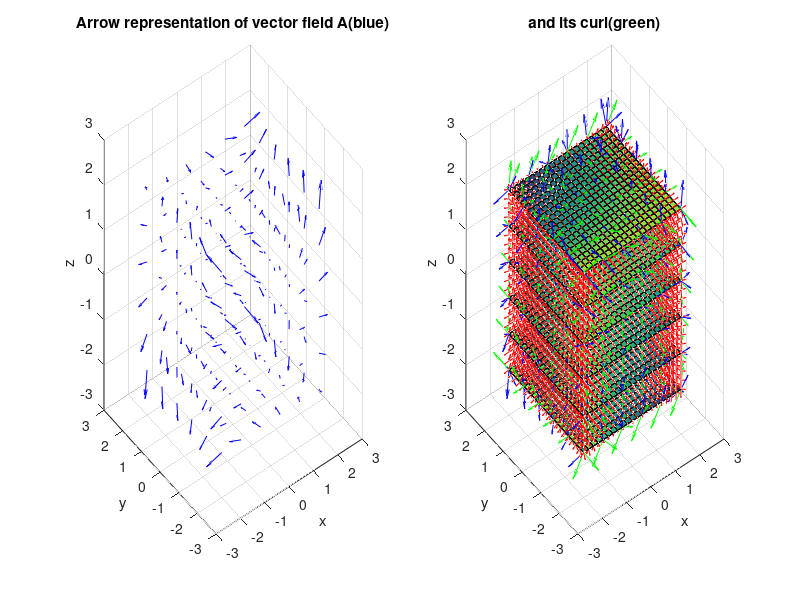

Reproduce this figure in MATLAB.


clc                                 % Clear command window
clear variables                     % Erase all variables
close all                           % Close all windows
v = -3:0.2:3;
[x,y] = meshgrid(v);
z = exp(-(x.*x+y.^2));
[px,py] = gradient(z,0.2,0.2);
subplot(1,2,1)
contour(v,v,z,20,'LineWidth',3);
hold on;
quiver(v,v,px,py,'LineWidth',2,'Color','cyan');
hold off;
xlabel('x');
ylabel('y');
title('contour plots of e*#(x^2+y^2)');
subplot(1,2,2)
surf(z)
xlabel('x');
ylabel('y');
title('Surface plot of of e*#(x^2+y^2)');

 % Gradient 2
clc                                 % Clear command window
clear variables                     % Erase all variables
close all                           % Close all windows
v = -3:0.2:3;
[x,y] = meshgrid(v);
z = x.*exp(-(x.^2+y.^2));
[px,py] = gradient(z,0.2,0.2);
subplot(1,2,1)
contour(v,v,z,20,'Linewidth',3);
hold on;
quiver(v,v,px,py,'Linewidth',2,'color','magenta');
hold off
xlabel('x');
ylabel('y');
title('contour plots of x*e*#(x^2+y^2)');
subplot(1,2,2)
surf(z)
xlabel('x');
ylabel('y');
title('Surface plot of of x*e*#(x^2+y^2)');

% Gradiant 3
clc                                 % Clear command window
clear variables                     % Erase all variables
close all                           % Close all windows
v = -3:0.2:3;
[x,y] = meshgrid(v);
z = ((x.*x).*(y.*y));
[px,py] = gradient(z,0.2,0.2);
subplot(1,2,1)
contour(v,v,z,20,'Linewidth',3);
hold on;
quiver(v,v,px,py,'Linewidth',2,'color','yellow');
hold off
xlabel('x');
ylabel('y');
title('contour plots of x^2*y^2');
subplot(1,2,2)
surf(z)
xlabel('x');
ylabel('y');
title('Surface plot of of x^2*y^2');

% Divergence 1
clc                                 % Clear command window
clear variables                     % Erase all variables
close all                           % Close all windows
v=-2:0.2:2;
[x,y,z]=meshgrid(v);
fx= x.*z;
fy= -y.^2;
fz= 2*x.^2.*y;
div=divergence(x,y,z,fx,fy,fz);
subplot(1,2,1)
quiver3(x,y,z,fx,fy,fz,'color','blue');
title('Arrow representation of vector field A')
xlabel('x')
ylabel('y')
zlabel('z')
subplot(1,2,2);
quiver3(x,y,z,fx,fy,fz,'color','red');
hold on
for i=1:round(length(x)/5):length(x)
surf(x(:,:,i),y(:,:,i),z(:,:,i),div(:,:,i))
end

% Divergence 2
clc                                 % Clear command window
clear variables                     % Erase all variables
close all                           % Close all windows
v=-2:0.2:2;
[x,y,z]=meshgrid(v);
fx= x.^3;
fy= y;
fz= z;
div=divergence(x,y,z,fx,fy,fz);
subplot(1,2,1)
quiver3(x,y,z,fx,fy,fz,'color','blue');
title('Arrow representation of vector field A')
xlabel('x')
ylabel('y')
zlabel('z')
subplot(1,2,2);
quiver3(x,y,z,fx,fy,fz,'color','red');
hold on
for i=1:round(length(x)/5):length(x)
surf(x(:,:,i),y(:,:,i),z(:,:,i),div(:,:,i))
end

% Divergence 3
clc                                 % Clear command window
clear variables                     % Erase all variables
close all                           % Close all windows
v=-2:0.2:2;
[x,y,z]=meshgrid(v);
fx= x.^2.*y;
fy= -y.^2.*z;
fz= z.^2.*x;
div=divergence(x,y,z,fx,fy,fz);
subplot(1,2,1)
quiver3(x,y,z,fx,fy,fz,'color','blue');
title('Arrow representation of vector field A')
xlabel('x')
ylabel('y')
zlabel('z')
subplot(1,2,2);
quiver3(x,y,z,fx,fy,fz,'color','red');
hold on
for i=1:round(length(x)/5):length(x)
surf(x(:,:,i),y(:,:,i),z(:,:,i),div(:,:,i))
end

% Curl 1
clc                                 % Clear command window
clear variables                     % Erase all variables
close all                           % Close all windows
v=-2:0.8:2;
[x,y,z]=meshgrid(v);
fx=y.*y;
fy=2* (x.*y)+z.^2;
fz=2* (y.*z);
[curlx,curly,curlz]=curl(x,y,z,fx,fy,fz);
subplot(1,2,1)
quiver3(x,y,z,fx,fy,fz,'color','blue');
title('Arrow rep. of vector field A (blue)')
xlabel('x')
ylabel('y')
zlabel('z')
subplot(1,2,2)
quiver3(x,y,z,fx,fy,fz,'color','blue');
hold on;
quiver3(x,y,z,curlx,curly,curlz,'color','green')
title(' and its curl(green)')
xlabel('x')
ylabel('y')
zlabel('z')

% Curl 2
clc                                 % Clear command window
clear variables                     % Erase all variables
close all                           % Close all windows
v=-2:0.8:2;
[x,y,z]=meshgrid(v);
fx= x.*y;
fy= y.*z;
fz= z.*x;
[curlx,curly,curlz]=curl(x,y,z,fx,fy,fz);
subplot(1,2,1)
quiver3(x,y,z,fx,fy,fz,'color','blue');
title('Arrow rep. of vector field A (blue)')
xlabel('x')
ylabel('y')
zlabel('z')
subplot(1,2,2)
quiver3(x,y,z,fx,fy,fz,'color','blue');
hold on;
quiver3(x,y,z,curlx,curly,curlz,'color','green')
title(' and its curl(green)')
xlabel('x')
ylabel('y')
zlabel('z')

% Curl 3
clc                                 % Clear command window
clear variables                     % Erase all variables
close all                           % Close all windows
v=-2:0.8:2;
[x,y,z]=meshgrid(v);
fx= x.*y.^2;
fy= -y.*z.^2;
fz= z.*x.^2;
[curlx,curly,curlz]=curl(x,y,z,fx,fy,fz);
subplot(1,2,1)
quiver3(x,y,z,fx,fy,fz,'color','blue');
title('Arrow representation of vector field A(blue)')
xlabel('x')
ylabel('y')
zlabel('z')
subplot(1,2,2)
quiver3(x,y,z,fx,fy,fz,'color','blue');
hold on;
quiver3(x,y,z,curlx,curly,curlz,'color','green')
title('and its curl(green)')
xlabel('x')
ylabel('y')
zlabel('z')

% section 2



% section 3



% section 4

E0 = [18, 20, 22, 24, 26, 28, 30, 32, 34, 36, 38, 40, 42, 44, 46];
H0 = [2, 2.1, 2.2, 2.3, 2.4, 2.5, 2.6, 2.7, 2.8, 2.9, 3, 3.1, 3.2, 3.3, 3.4];
impedance = sum(E0./H0)/15;
disp("The average value of impedance is:");
disp(impedance);

% section 5

clc                                 % Clear command window
clear variables                     % Erase all variables
close all                           % Close all windows
A = [1, 2, 1];
B = [2, 1, 2];
C = [1, 3, 4];
Volume = abs(dot(A,cross(B,C)));
disp("The volume of the parallelepiped formed by three vectors A, B and C is:");
disp(Volume);
